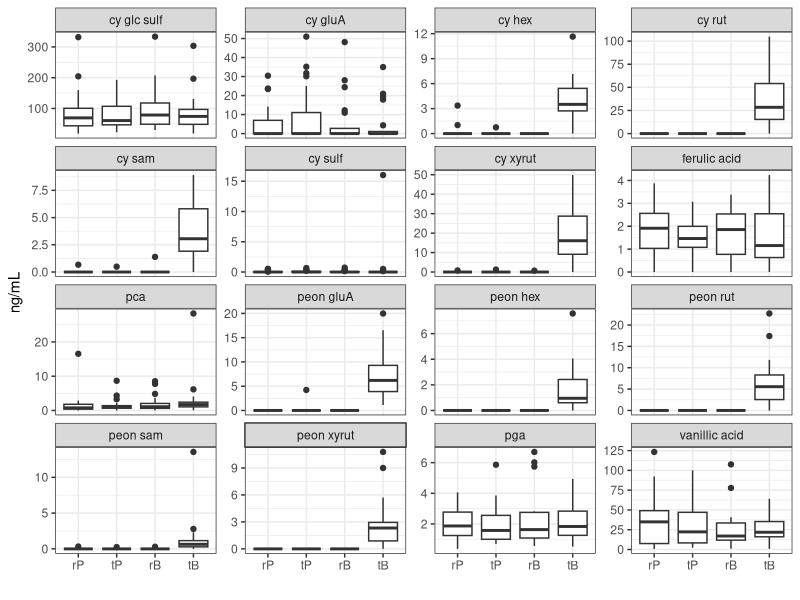
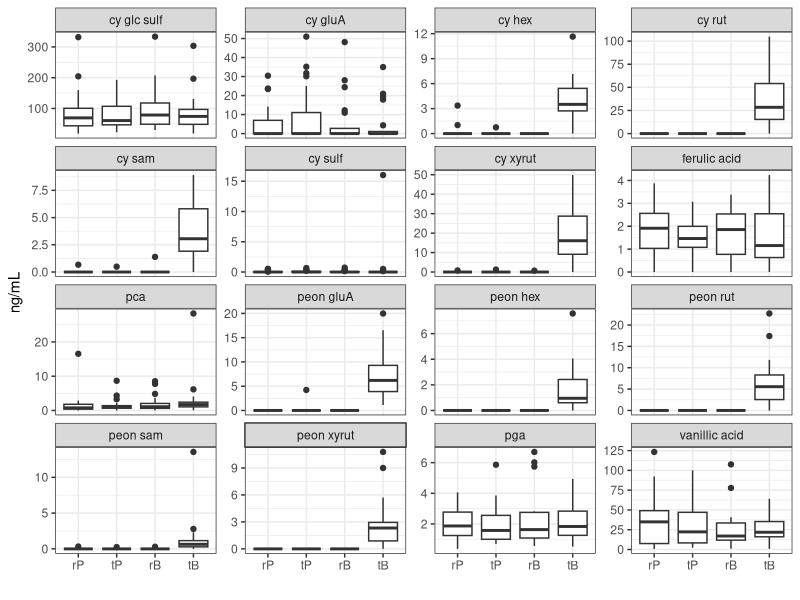

R code for these plots, in order:
## ---- chunk 1
knitr::opts_chunk$set(echo = TRUE)

library(tidyverse)
library(readxl)
## ---- chunk 2
key.long <- read.csv("../data/derived/timepoint_key_long.csv")
met <- read_excel("../data/raw/urine-metabolomics/Dan Urine Anthocyanin 11-10-2022.xlsx", sheet = "concentration ng mL") %>%
  filter(!is.na(`21-V2`))
## ---- chunk 3
met <- met %>%
  mutate_at(vars(-...1), ~as.numeric(.)) %>%
  mutate_at(vars(-...1), ~replace(., is.na(.), 0)) %>%
  pivot_longer(
    cols = 2:81, 
    names_to = "Sample",
    values_to = "value",
    values_transform = ~ as.numeric(gsub(",", "", .x))
  ) %>%
  rename("metabolite" = `...1`) %>%
  separate(Sample, c("Subject.Number", "v")) %>%
  mutate(v = toupper(v))
## ---- chunk 4
key.long <- key.long %>%
  mutate(v =  toupper(substr(timepoints, 11, 12)),
         v = ifelse(v == "-V", toupper(substr(timepoints, 12, 13)), v),
         Subject.Number = as.character(Subject.Number)) %>%
  select(Subject.Number, v, Timepoint) 

# join to met 
met <- met %>%
  left_join(key.long)
## ---- chunk 5
met$Timepoint <- factor(met$Timepoint, levels=c("rP", "tP", "rB", "tB"))

met %>%
  filter(!is.na(Timepoint)) %>%
  ggplot(aes(x = Timepoint, y = value)) +
  geom_boxplot() +
  facet_wrap(metabolite ~ ., scales = "free_y") +
  xlab("") +
  ylab("ng/mL") + 
  theme(base.size = 10) +
  theme_bw()

ggsave("../figures/metabolomics_boxplot.png", dev="png", height = 6, width = 5, dpi = 400)
